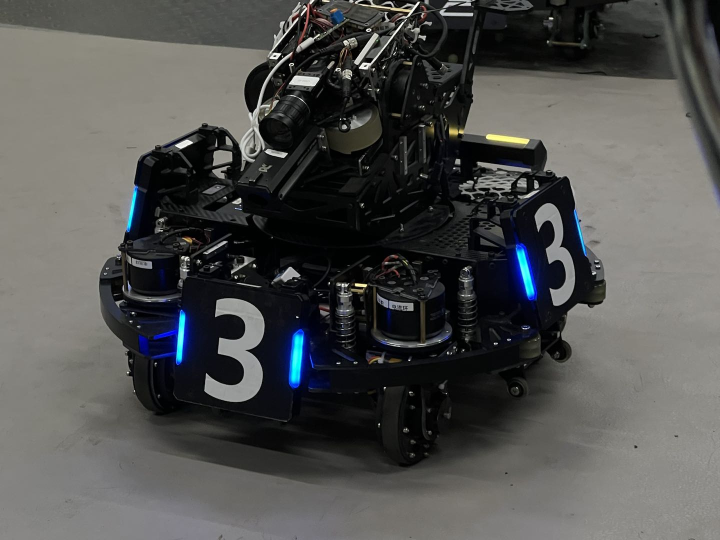
//> input picture opencv_display/imgs/armor2.jpg, 1440 x 1080 px (shown at 1/2 size)
$ ./main   (built with g++ and OpenCV 4)
//> lines starting //> are read from the running program, lines starting //| are printed output that depends on the picture; after the words box and inside, x2 and y2 are one past the last pixel; in counts of white or black regions, pixels touching at a corner belong together
### opencv_display/include/img_tools.hpp
#ifndef TOOLS__IMG_TOOLS_HPP
#define TOOLS__IMG_TOOLS_HPP

#include <opencv2/opencv.hpp>

/**
 * @brief 命名空间
*/
namespace tools
{
//绘图函数，依次传入：图像、点
inline void draw_points(
  cv::Mat & img, const std::vector<cv::Point> & points,
  const cv::Scalar & color = cv::Scalar(0, 0, 255), int thickness = 2)
{
  std::vector<std::vector<cv::Point>> contours;
  contours.emplace_back(points);
  cv::drawContours(img, contours, -1, color, thickness);
}

inline void draw_points(
  cv::Mat & img, const std::vector<cv::Point2f> & points,
  const cv::Scalar & color = cv::Scalar(0, 0, 255), int thickness = 2)
{
  std::vector<cv::Point> int_points(points.begin(), points.end());
  draw_points(img, int_points, color, thickness);
}
//绘图函数，依次传入：图像、字符串、显示位置
// [6 lines left out: function draw_text, not called in this run]
}  // namespace tools

#endif  // TOOLS__IMG_TOOLS_HPP

### opencv_display/main.cpp
#include <opencv2/opencv.hpp>

#include "include/img_tools.hpp"

int main()
{
  // 读取图片
  cv::Mat bgr_img;
  bgr_img = cv::imread("imgs/armor2.jpg");
//> bgr_img is the input picture: 1080 rows x 1440 cols, CV_8UC3; mean B, G, R 79.1, 80.4, 79.9

  // 彩色图转灰度图
  cv::Mat gray_img;
  cv::cvtColor(bgr_img, gray_img, cv::COLOR_BGR2GRAY);
  // 显示灰度图, 调试用
  cv::resize(gray_img, gray_img, {}, 0.5, 0.5);
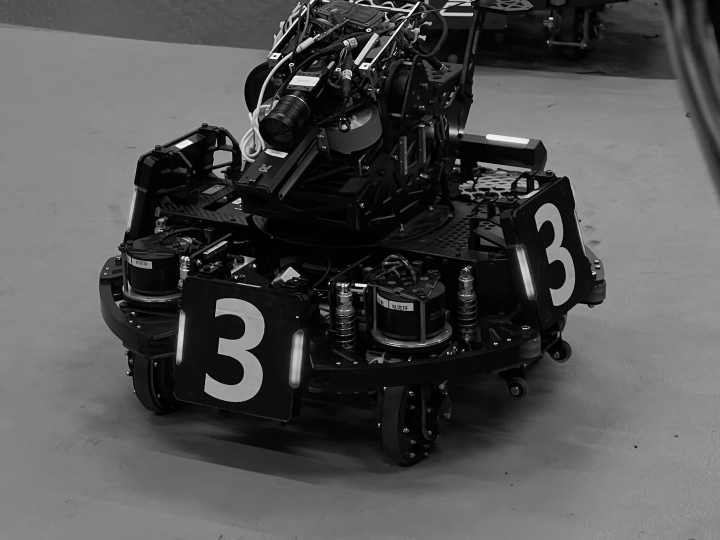
//> gray_img: 540 rows x 720 cols, CV_8UC1; min 0, max 255, mean 80.2
  cv::imshow("gray", gray_img);
  cv::resize(gray_img, gray_img, {}, 2, 2);
//> gray_img: 1080 rows x 1440 cols, CV_8UC1

  // 进行二值化
  cv::Mat binary_img;
  cv::threshold(gray_img, binary_img, 120, 255, cv::THRESH_BINARY);
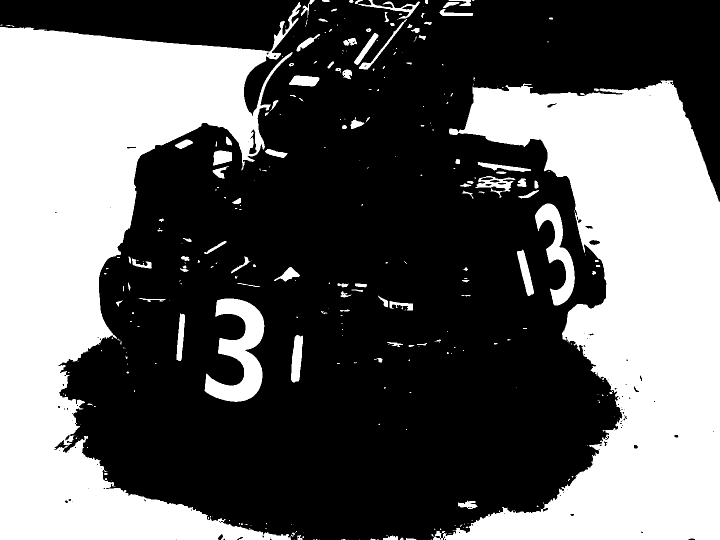
//> binary_img: 1080 rows x 1440 cols, CV_8UC1 (shown at 1/2 size); 38.8% white; 306 white regions (193 under 20 px)
  // 显示二值图, 调试用
  cv::resize(binary_img, binary_img, {}, 0.5, 0.5);
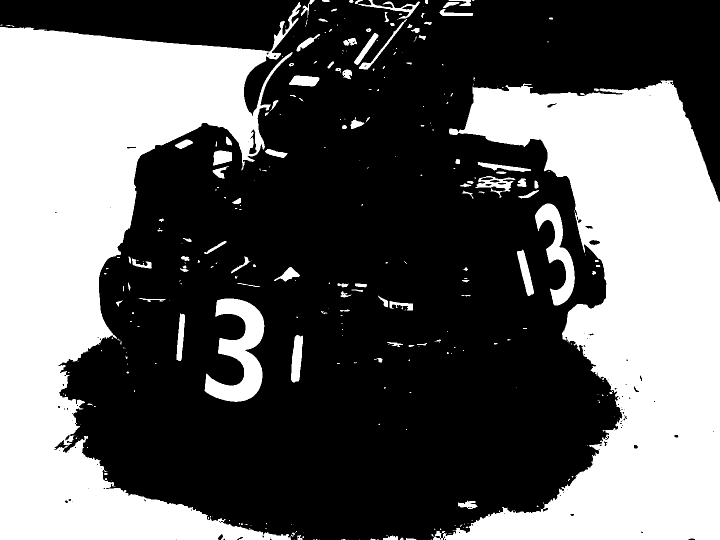
//> binary_img: 540 rows x 720 cols, CV_8UC1; min 0, max 255, mean 99
  cv::imshow("binary_img", binary_img);
  cv::resize(binary_img, binary_img, {}, 2, 2);
//> binary_img: 1080 rows x 1440 cols, CV_8UC1

  // 获取轮廓点
  std::vector<std::vector<cv::Point>> contours;
  cv::findContours(binary_img, contours, cv::RETR_EXTERNAL, cv::CHAIN_APPROX_NONE);
//> contours = 193 contours, 53 with area under 20; largest, box (x1, y1, x2, y2) and area: (0, 0, 631, 1080) 301380, (861, 159, 1440, 1080) 276862, (407, 595, 531, 805) 13195, (1069, 405, 1151, 613) 6532, (697, 0, 841, 141) 4040

  // 显示轮廓点, 调试用
  cv::Mat drawcontours = bgr_img.clone();
  for (const auto & contour : contours) {
    tools::draw_points(drawcontours, contour);
  }
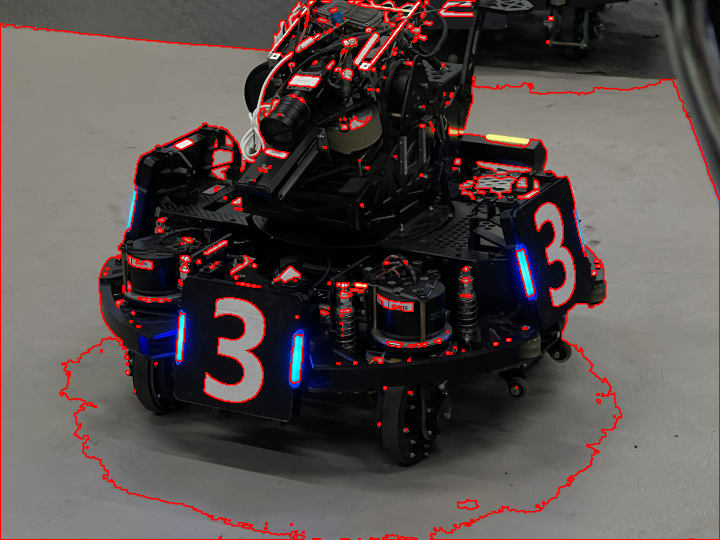
//> drawcontours: 1080 rows x 1440 cols, CV_8UC3 (shown at 1/2 size); mean B, G, R 75.4, 76.8, 86.4
  cv::resize(drawcontours, drawcontours, {}, 0.5, 0.5);
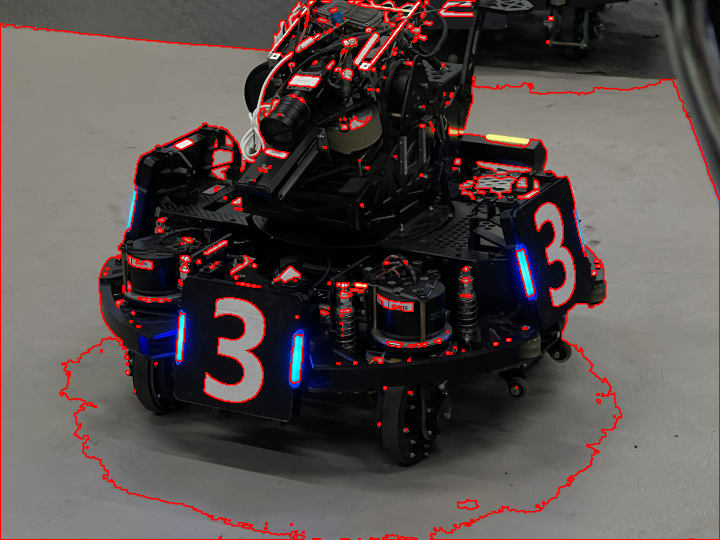
//> drawcontours: 540 rows x 720 cols, CV_8UC3; mean B, G, R 75.5, 77, 86.5
  cv::imshow("drawcontours", drawcontours);

  // 获取旋转矩形并显示, 示范用
  std::vector<cv::RotatedRect> rotated_rects;
  for (const auto & contour : contours) {
    auto rotated_rect = cv::minAreaRect(contour);
    rotated_rects.emplace_back(rotated_rect);
  }
//> this loop made 193 passes
//> rotated_rect on passes 1 to 3: centre (718.5, 1078), size (2, 3), angle -90, centre (696.5, 1078), size (2, 3), angle -90, centre (686.5, 1078), size (2, 11), angle -90
//> after the loop, rotated_rects = 193 RotatedRects (x, y, width, height, angle), first 8: [718.5, 1078, 2, 3, -90], [696.5, 1078, 2, 3, -90], [686.5, 1078, 2, 11, -90], [632.5, 1078, 2, 15, -90], [588.5, 1078, 2, 3, -90], [822.5, 1077, 4, 23, -90], [748.5, 1077, 4, 19, -90], [803.5, 1076, 6, 9, -90]

  cv::Mat drawrect = bgr_img.clone();
  for (const auto & rotated_rect : rotated_rects) {
    std::vector<cv::Point2f> points(4);
    rotated_rect.points(&points[0]);
    tools::draw_points(drawrect, points);
  }
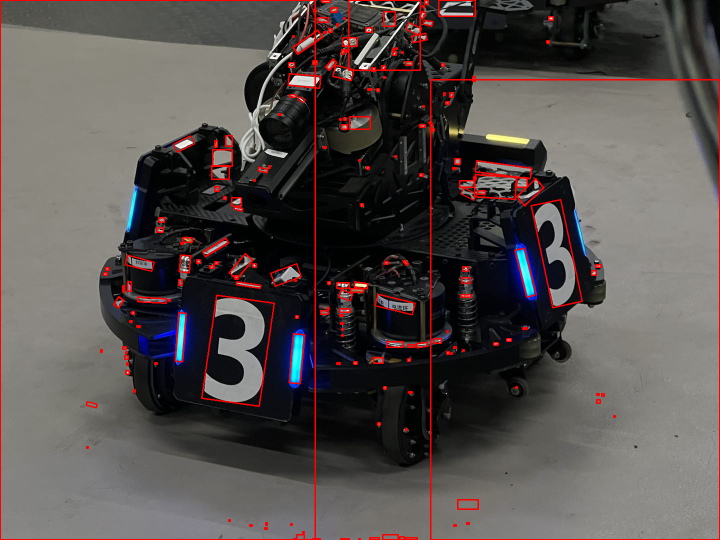
//> drawrect: 1080 rows x 1440 cols, CV_8UC3 (shown at 1/2 size); 2.91% of pixels changed, all inside (x1, y1, x2, y2) = (0, 0, 1440, 1080)
  cv::resize(drawrect, drawrect, {}, 0.5, 0.5);
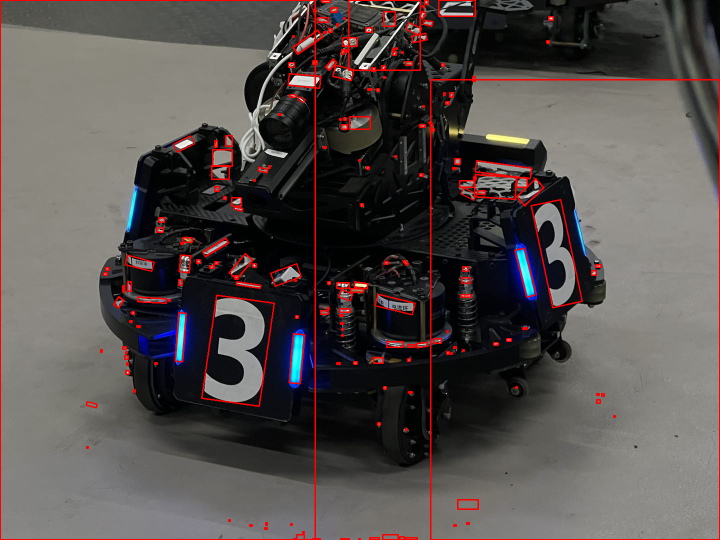
//> drawrect: 540 rows x 720 cols, CV_8UC3; mean B, G, R 77.2, 78.7, 85.7
  cv::imshow("drawrect", drawrect);

  cv::waitKey(0);
  return 0;
}

$ run again, with opencv_display/imgs/armor0.jpg copied over opencv_display/imgs/armor2.jpg
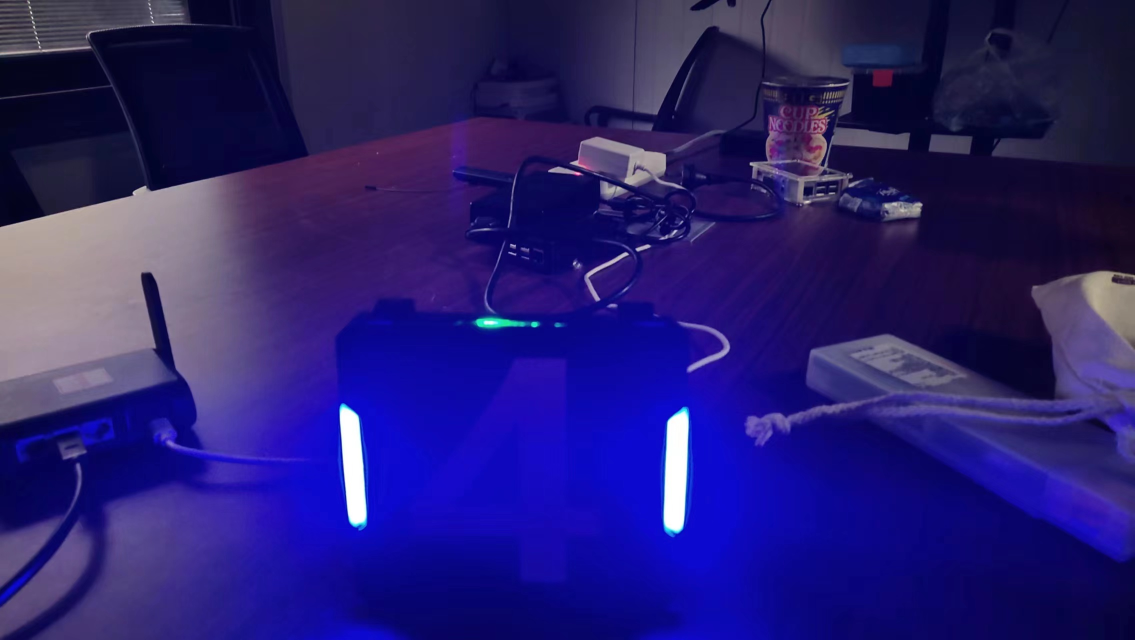
//> input picture opencv_display/imgs/armor0.jpg, 2270 x 1280 px (shown at 1/2 size)
//> bgr_img is the input picture: 1280 rows x 2270 cols, CV_8UC3; mean B, G, R 113.3, 30.6, 40.2
//> `cv::resize(binary_img, binary_img, {}, 0.5, 0.5);`:
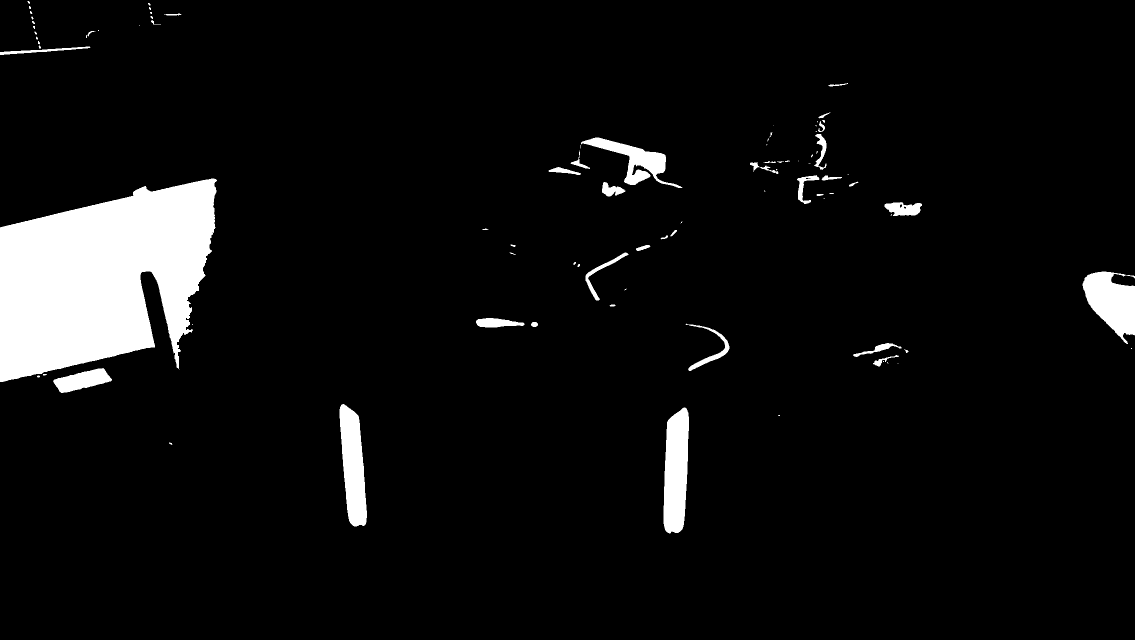
//> binary_img: 640 rows x 1135 cols, CV_8UC1; min 0, max 255, mean 15.2
//> contours = 64 contours, 10 with area under 20; largest, box (x1, y1, x2, y2) and area: (0, 355, 435, 765) 124957, (1325, 813, 1379, 1069) 10995, (2163, 541, 2270, 689) 9871, (677, 807, 735, 1055) 9725, (1139, 273, 1367, 377) 7444
//> the loop `for (const auto & contour : contours)` made 64 passes
//> the loop `for (const auto & contour : contours)` made 64 passes
//> rotated_rect on passes 1 to 7: centre (341.5, 886.5), size (7, 9), angle -90, centre (1557.5, 830.5), size (3, 5), angle -90, centre (1351.6, 940.4), size (255.9, 49.2), angle -88.3, centre (706.1, 929.8), size (44.4, 248.9), angle -4.8, centre (164.5, 760.5), size (118.1, 36.6), angle -14, centre (1795.5, 726.5), size (3, 5), angle -90, centre (1772.1, 721.9), size (56.5, 17.7), angle -14
//> after the loop `for (const auto & contour : contours)`: rotated_rects = 64 RotatedRects (x, y, width, height, angle), first 8: [341.5, 886.5, 7, 9, -90], [1557.5, 830.5, 3, 5, -90], [1351.7, 940.4, 255.9, 49.24, -88.32], [706.1, 929.8, 44.43, 248.9, -4.76], [164.5, 760.5, 118.1, 36.62, -14.04], [1795.5, 726.5, 3, 5, -90], [1772.1, 721.9, 56.51, 17.71, -14.04], [1812.5, 701.5, 9, 11, -90]
//> the loop `for (const auto & rotated_rect : rotated_rects)` made 64 passes
//> `cv::resize(drawrect, drawrect, {}, 0.5, 0.5);`:
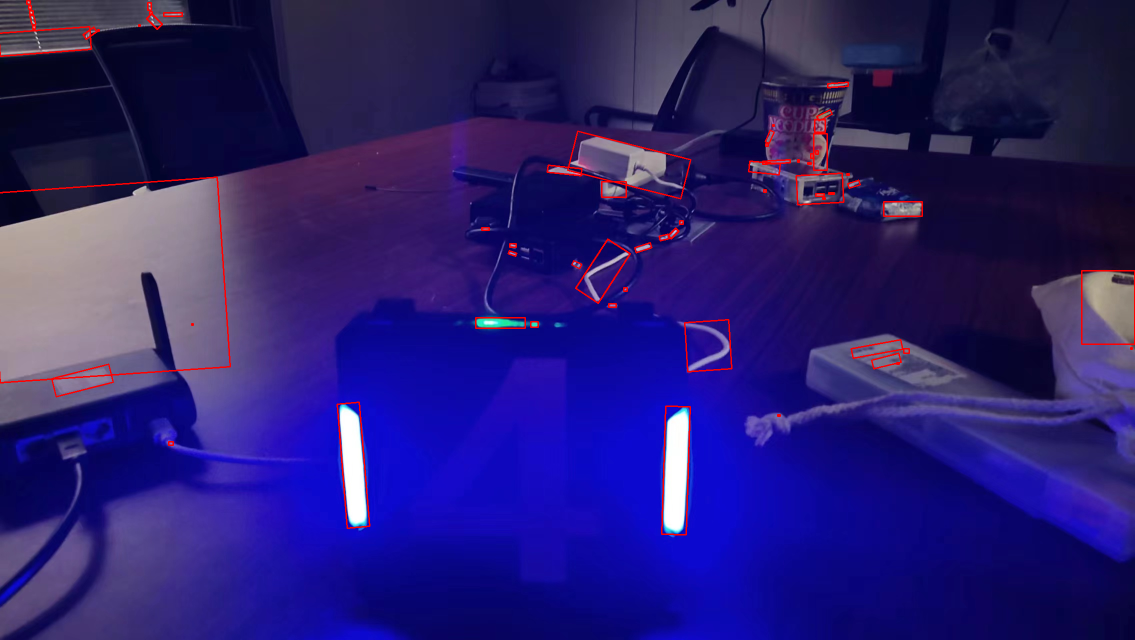
//> drawrect: 640 rows x 1135 cols, CV_8UC3; mean B, G, R 112.4, 30.2, 42

$ run again, with opencv_display/imgs/armor3.jpg copied over opencv_display/imgs/armor2.jpg
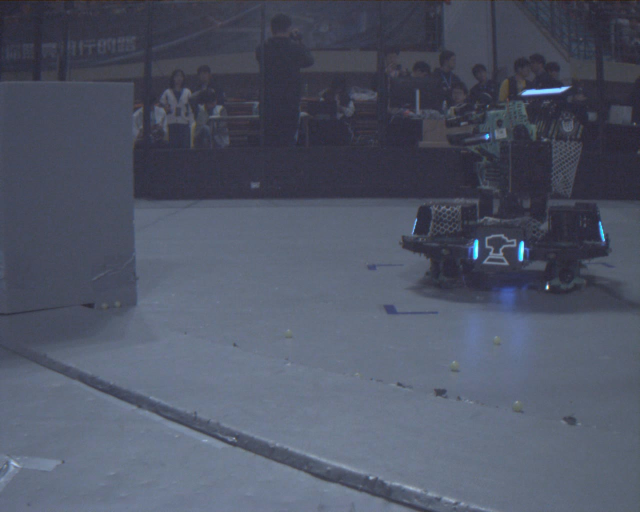
//> input picture opencv_display/imgs/armor3.jpg, 1280 x 1024 px (shown at 1/2 size)
//> bgr_img is the input picture: 1024 rows x 1280 cols, CV_8UC3; mean B, G, R 101.6, 85, 79.1
//> `cv::resize(binary_img, binary_img, {}, 0.5, 0.5);`:
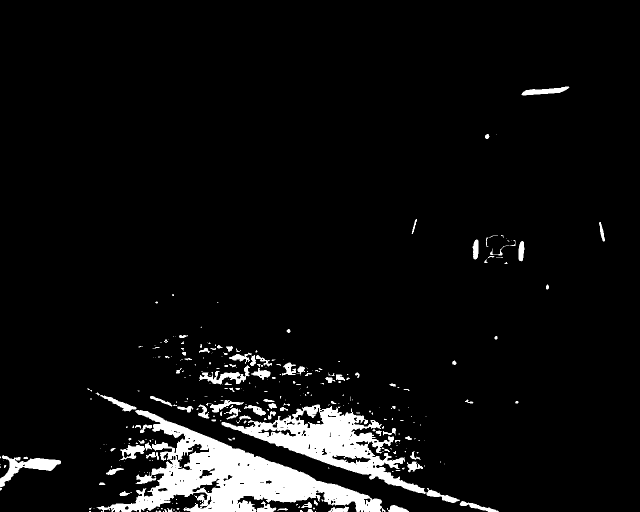
//> binary_img: 512 rows x 640 cols, CV_8UC1; min 0, max 255, mean 15.7
//> contours = 139 contours, 42 with area under 20; largest, box (x1, y1, x2, y2) and area: (177, 783, 819, 1024) 51553, (391, 797, 999, 1024) 35154, (397, 703, 553, 771) 4374, (0, 909, 123, 983) 3170, (1041, 171, 1141, 193) 1128
//> the loop `for (const auto & contour : contours)` made 139 passes
//> the loop `for (const auto & contour : contours)` made 139 passes
//> rotated_rect on passes 1 to 8: centre (602.5, 1021), size (4, 7), angle -90, centre (353.5, 1005.5), size (5, 5), angle -90, centre (352.5, 998.5), size (3, 3), angle -90, centre (250.5, 986.5), size (11, 27), angle -90, centre (204.5, 966.5), size (7, 15), angle -90, centre (278.5, 942.5), size (3, 3), angle -90, centre (657.5, 935.5), size (5, 5), angle -90, centre (229.5, 940.5), size (19, 37), angle -90
//> after the loop `for (const auto & contour : contours)`: rotated_rects = 139 RotatedRects (x, y, width, height, angle), first 8: [602.5, 1021, 4, 7, -90], [353.5, 1005.5, 5, 5, -90], [352.5, 998.5, 3, 3, -90], [250.5, 986.5, 11, 27, -90], [204.5, 966.5, 7, 15, -90], [278.5, 942.5, 3, 3, -90], [657.5, 935.5, 5, 5, -90], [229.5, 940.5, 19, 37, -90]
//> the loop `for (const auto & rotated_rect : rotated_rects)` made 139 passes
//> `cv::resize(drawrect, drawrect, {}, 0.5, 0.5);`:
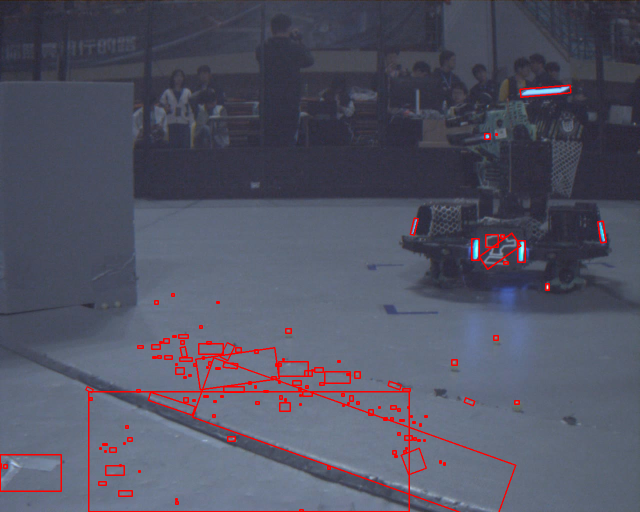
//> drawrect: 512 rows x 640 cols, CV_8UC3; mean B, G, R 99.2, 83, 82.3
